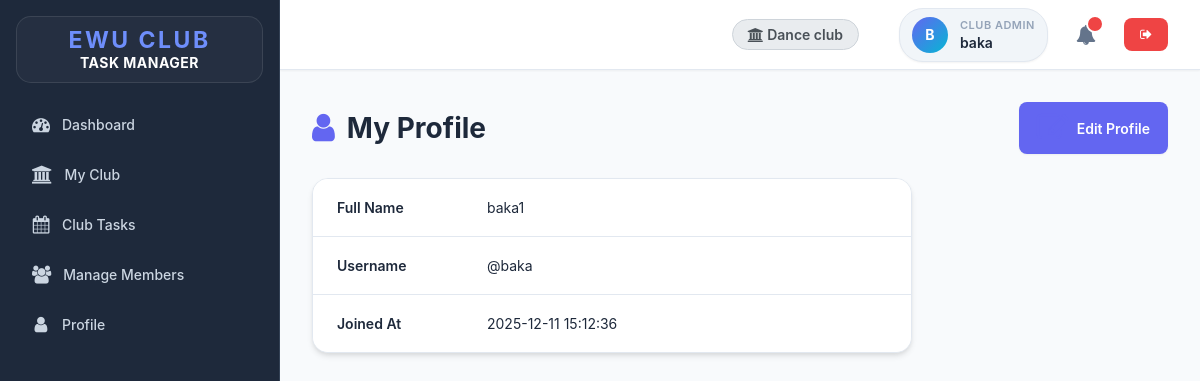
The app's page /profile.php (signed in) with its own data.
### tables this page shows
CREATE TABLE `clubs` (
  `id` int(11) NOT NULL,
  `name` varchar(100) NOT NULL,
  `created_at` timestamp NOT NULL DEFAULT current_timestamp()
);

CREATE TABLE `users` (
  `id` int(11) NOT NULL,
  `full_name` varchar(50) NOT NULL,
  `username` varchar(50) NOT NULL,
  `password` varchar(255) NOT NULL,
  `role` enum('admin','club_member','authority','club_admin') NOT NULL,
  `created_at` timestamp NOT NULL DEFAULT current_timestamp()
);

### app/Model/Club.php (called while the page is built, shortened)
<?php
function get_club_by_id($conn, $id){
	$sql = "SELECT * FROM clubs WHERE id=?";
	$stmt = $conn->prepare($sql);
	$stmt->execute([$id]);
	if ($stmt->rowCount() > 0) {
		$club = $stmt->fetch();
		return $club;
	}else {
		return 0;
	}
}
function get_club_id_by_admin($conn, $id){
    $sql = "SELECT club_id FROM club_admins WHERE user_id = ?";
    $stmt = $conn->prepare($sql);
    $stmt->execute([$id]);
    if($stmt->rowCount() > 0){
        $res = $stmt->fetch();
        return $res['club_id'];
    }else return 0;
}
?>

### app/Model/User.php (called while the page is built, shortened)
<?php
function get_user_by_id($conn, $id){
	$sql = "SELECT * FROM users WHERE id =? ";
	$stmt = $conn->prepare($sql);
	$stmt->execute([$id]);
	if($stmt->rowCount() > 0){
		$user = $stmt->fetch();
	}else $user = 0;
	return $user;
}

### profile.php (the view, shortened to what this page needs)
<?php
if (isset($_SESSION['role']) && isset($_SESSION['id'])) {
    include "DB_connection.php";
    include "app/Model/User.php";
    $user = get_user_by_id($conn, $_SESSION['id']);
 ?>
<!DOCTYPE html>
<html>
<head>
	<link rel="stylesheet" href="https://stackpath.bootstrapcdn.com/font-awesome/4.7.0/css/font-awesome.min.css">
	<link rel="stylesheet" href="css/style.css">
</head>
<body>
	<div class="body">
		<?php include "inc/nav.php" ?>
		<div class="main-container">
			<?php include "inc/header.php" ?>
			<div class="content">
				<div class="section-title">
					<span class="title-text">
						<i class="fa fa-user"></i>
						My Profile
					</span>
					<a href="edit_profile.php" class="btn-primary">
						<i class="fa fa-edit"></i>
						Edit Profile
					</a>
				</div>
				<div style="max-width: 600px;">
					<div class="table-container">
						<table class="main-table">
							<tbody>
								<tr>
									<td style="font-weight: 600; width: 150px;">Full Name</td>
									<td><?=$user['full_name']?></td>
								</tr>
								<tr>
									<td style="font-weight: 600;">Username</td>
									<td>@<?=$user['username']?></td>
								</tr>
								<tr>
									<td style="font-weight: 600;">Joined At</td>
									<td><?=$user['created_at']?></td>
								</tr>
							</tbody>
						</table>
					</div>
				</div>
			</div>
		</div>
	</div>
</body>
</html>
<?php }else{
   $em = "First login";
   header("Location: login.php?error=$em");
   exit();
}
 ?>

### inc/header.php (shortened to what this page needs)
<header class="header">
	<div class="header-right">
        <?php
        $header_club_name = "";
        if(isset($_SESSION['role']) && isset($_SESSION['id'])){
            if($_SESSION['role'] == 'club_member' || $_SESSION['role'] == 'club_admin'){
                if(isset($conn)){
                   if($_SESSION['role'] == 'club_admin'){
                       include_once "app/Model/Club.php";
                       $cid = get_club_id_by_admin($conn, $_SESSION['id']);
                       if($cid){
                           $cinfo = get_club_by_id($conn, $cid);
                           if($cinfo) $header_club_name = $cinfo['name'];
                       }
                   }else if($_SESSION['role'] == 'club_member'){
                        include_once "app/Model/Club.php";
                        $cid = get_user_club_id($conn, $_SESSION['id']);
                        if($cid){
                             $cinfo = get_club_by_id($conn, $cid);
                             if($cinfo) $header_club_name = $cinfo['name'];
                        }
                   }
                }
            }
        }
        if(!empty($header_club_name)){
        ?>
        <div class="header-club-name">
            <i class="fa fa-university"></i> <?=$header_club_name?>
        </div>
        <?php } ?>
		<div class="user-profile-pill">
			<div class="avatar"><?php echo strtoupper(substr($_SESSION['username'], 0, 1)); ?></div>
			<div class="user-info-text">
				<div class="user-type"><?php
					if($_SESSION['role'] == 'club_member'){
						echo "Member";
					}else if($_SESSION['role'] == 'club_admin'){
						echo "Club Admin";
					}else{
						echo ucfirst($_SESSION['role']);
					}
				?></div>
				<div class="username"><?=$_SESSION['username']?></div>
			</div>
		</div>
		<span class="notification" id="notificationBtn">
			<i class="fa fa-bell" aria-hidden="true"></i>
			<span id="notificationNum"></span>
		</span>
		<a href="logout.php" class="logout-btn">
			<i class="fa fa-sign-out" aria-hidden="true"></i>
		</a>
	</div>
</header>

### records on screen
clubs: name "Dance club"
users: full_name "baka1", username "baka", created_at "2025-12-11 15:12:36"

### other values on screen
substr($_SESSION['username'], 0, 1) "B"
$_SESSION['username'] "baka"
